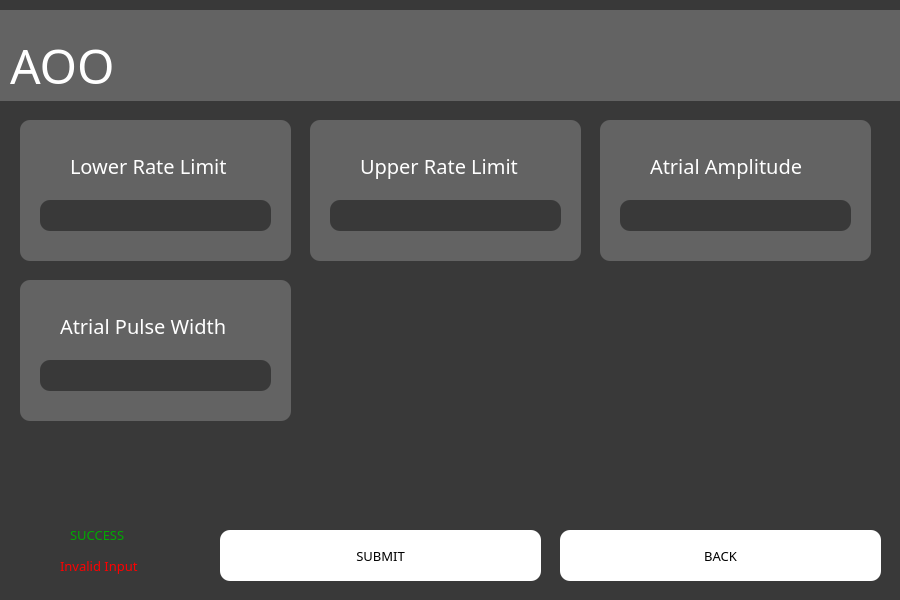
<?xml version="1.0" encoding="UTF-8"?>
<ui version="4.0">
 <class>Dialog</class>
 <widget class="QDialog" name="Dialog">
  <property name="geometry">
   <rect>
    <x>0</x>
    <y>0</y>
    <width>900</width>
    <height>600</height>
   </rect>
  </property>
  <property name="minimumSize">
   <size>
    <width>900</width>
    <height>600</height>
   </size>
  </property>
  <property name="maximumSize">
   <size>
    <width>900</width>
    <height>600</height>
   </size>
  </property>
  <property name="windowTitle">
   <string>Dialog</string>
  </property>
  <property name="styleSheet">
   <string notr="true">background-color: rgb(57, 57, 57);</string>
  </property>
  <widget class="QGraphicsView" name="graphicsView_2">
   <property name="geometry">
    <rect>
     <x>0</x>
     <y>10</y>
     <width>1201</width>
     <height>91</height>
    </rect>
   </property>
   <property name="styleSheet">
    <string notr="true">background-color: rgb(99, 99, 99);
border: none;
</string>
   </property>
  </widget>
  <widget class="QLineEdit" name="AOOLRL">
   <property name="geometry">
    <rect>
     <x>40</x>
     <y>200</y>
     <width>231</width>
     <height>31</height>
    </rect>
   </property>
   <property name="styleSheet">
    <string notr="true">font-size: 12pt;
color: rgb(255, 255, 255);
border-radius: 10;
background-color: rgb(57, 57, 57)</string>
   </property>
   <property name="text">
    <string/>
   </property>
  </widget>
  <widget class="QLineEdit" name="AOOPW">
   <property name="geometry">
    <rect>
     <x>40</x>
     <y>360</y>
     <width>231</width>
     <height>31</height>
    </rect>
   </property>
   <property name="styleSheet">
    <string notr="true">font-size: 12pt;
color: rgb(255, 255, 255);
border-radius: 10;
background-color: rgb(57, 57, 57)</string>
   </property>
   <property name="text">
    <string/>
   </property>
  </widget>
  <widget class="QGraphicsView" name="graphicsView_7">
   <property name="geometry">
    <rect>
     <x>600</x>
     <y>120</y>
     <width>271</width>
     <height>141</height>
    </rect>
   </property>
   <property name="styleSheet">
    <string notr="true">background-color: rgb(99, 99, 99);
border-radius: 10;</string>
   </property>
  </widget>
  <widget class="QLabel" name="label">
   <property name="geometry">
    <rect>
     <x>10</x>
     <y>10</y>
     <width>501</width>
     <height>111</height>
    </rect>
   </property>
   <property name="font">
    <font>
     <family>Franklin Gothic Book</family>
     <pointsize>36</pointsize>
    </font>
   </property>
   <property name="layoutDirection">
    <enum>Qt::LeftToRight</enum>
   </property>
   <property name="styleSheet">
    <string notr="true">color: rgb(255, 255, 255);
background-color: none;</string>
   </property>
   <property name="text">
    <string>AOO</string>
   </property>
  </widget>
  <widget class="QGraphicsView" name="graphicsView_4">
   <property name="geometry">
    <rect>
     <x>20</x>
     <y>120</y>
     <width>271</width>
     <height>141</height>
    </rect>
   </property>
   <property name="styleSheet">
    <string notr="true">background-color: rgb(99, 99, 99);
border-radius: 10;</string>
   </property>
  </widget>
  <widget class="QLabel" name="label_4">
   <property name="geometry">
    <rect>
     <x>60</x>
     <y>310</y>
     <width>191</width>
     <height>31</height>
    </rect>
   </property>
   <property name="font">
    <font>
     <family>Franklin Gothic Book</family>
     <pointsize>15</pointsize>
    </font>
   </property>
   <property name="styleSheet">
    <string notr="true">color: rgb(255, 255, 255);
font-size: 15pt;
background-color: none;
</string>
   </property>
   <property name="text">
    <string>Atrial Pulse Width</string>
   </property>
  </widget>
  <widget class="QLabel" name="label_3">
   <property name="geometry">
    <rect>
     <x>360</x>
     <y>150</y>
     <width>181</width>
     <height>31</height>
    </rect>
   </property>
   <property name="font">
    <font>
     <family>Franklin Gothic Book</family>
     <pointsize>15</pointsize>
    </font>
   </property>
   <property name="styleSheet">
    <string notr="true">color: rgb(255, 255, 255);
font-size: 15pt;
background-color: none;
</string>
   </property>
   <property name="text">
    <string>Upper Rate Limit</string>
   </property>
  </widget>
  <widget class="QLabel" name="label_2">
   <property name="geometry">
    <rect>
     <x>70</x>
     <y>150</y>
     <width>181</width>
     <height>31</height>
    </rect>
   </property>
   <property name="font">
    <font>
     <family>Franklin Gothic Book</family>
     <pointsize>15</pointsize>
    </font>
   </property>
   <property name="styleSheet">
    <string notr="true">color: rgb(255, 255, 255);
font-size: 15pt;
background-color: none;
</string>
   </property>
   <property name="text">
    <string>Lower Rate Limit</string>
   </property>
  </widget>
  <widget class="QGraphicsView" name="graphicsView_6">
   <property name="geometry">
    <rect>
     <x>20</x>
     <y>280</y>
     <width>271</width>
     <height>141</height>
    </rect>
   </property>
   <property name="styleSheet">
    <string notr="true">background-color: rgb(99, 99, 99);
border-radius: 10;</string>
   </property>
  </widget>
  <widget class="QGraphicsView" name="graphicsView_5">
   <property name="geometry">
    <rect>
     <x>310</x>
     <y>120</y>
     <width>271</width>
     <height>141</height>
    </rect>
   </property>
   <property name="styleSheet">
    <string notr="true">background-color: rgb(99, 99, 99);
border-radius: 10;</string>
   </property>
  </widget>
  <widget class="QLabel" name="label_5">
   <property name="geometry">
    <rect>
     <x>650</x>
     <y>150</y>
     <width>171</width>
     <height>31</height>
    </rect>
   </property>
   <property name="font">
    <font>
     <family>Franklin Gothic Book</family>
     <pointsize>15</pointsize>
    </font>
   </property>
   <property name="styleSheet">
    <string notr="true">color: rgb(255, 255, 255);
font-size: 15pt;
background-color: none;
</string>
   </property>
   <property name="text">
    <string>Atrial Amplitude</string>
   </property>
  </widget>
  <widget class="QLineEdit" name="AOOUP">
   <property name="geometry">
    <rect>
     <x>330</x>
     <y>200</y>
     <width>231</width>
     <height>31</height>
    </rect>
   </property>
   <property name="styleSheet">
    <string notr="true">font-size: 12pt;
color: rgb(255, 255, 255);
border-radius: 10;
background-color: rgb(57, 57, 57)</string>
   </property>
   <property name="text">
    <string/>
   </property>
  </widget>
  <widget class="QPushButton" name="backbutton">
   <property name="geometry">
    <rect>
     <x>560</x>
     <y>530</y>
     <width>321</width>
     <height>51</height>
    </rect>
   </property>
   <property name="font">
    <font>
     <family>Franklin Gothic Book</family>
     <pointsize>10</pointsize>
    </font>
   </property>
   <property name="styleSheet">
    <string notr="true">background-color: rgb(255, 255, 255);
border-radius: 10;</string>
   </property>
   <property name="text">
    <string>BACK</string>
   </property>
  </widget>
  <widget class="QLineEdit" name="AOOAA">
   <property name="geometry">
    <rect>
     <x>620</x>
     <y>200</y>
     <width>231</width>
     <height>31</height>
    </rect>
   </property>
   <property name="styleSheet">
    <string notr="true">font-size: 12pt;
color: rgb(255, 255, 255);
border-radius: 10;
background-color: rgb(57, 57, 57)</string>
   </property>
   <property name="text">
    <string/>
   </property>
  </widget>
  <widget class="QPushButton" name="AOOsubmitbutton">
   <property name="geometry">
    <rect>
     <x>220</x>
     <y>530</y>
     <width>321</width>
     <height>51</height>
    </rect>
   </property>
   <property name="font">
    <font>
     <family>Franklin Gothic Book</family>
     <pointsize>10</pointsize>
    </font>
   </property>
   <property name="styleSheet">
    <string notr="true">background-color: rgb(255, 255, 255);
border-radius: 10;</string>
   </property>
   <property name="text">
    <string>SUBMIT</string>
   </property>
  </widget>
  <widget class="QLabel" name="INVALID">
   <property name="geometry">
    <rect>
     <x>60</x>
     <y>550</y>
     <width>101</width>
     <height>31</height>
    </rect>
   </property>
   <property name="font">
    <font>
     <family>Franklin Gothic Book</family>
     <pointsize>10</pointsize>
    </font>
   </property>
   <property name="styleSheet">
    <string notr="true">color:rgb(255, 0, 0)</string>
   </property>
   <property name="text">
    <string>Invalid Input</string>
   </property>
  </widget>
  <widget class="QLabel" name="SUCCESS">
   <property name="geometry">
    <rect>
     <x>70</x>
     <y>520</y>
     <width>71</width>
     <height>31</height>
    </rect>
   </property>
   <property name="font">
    <font>
     <family>Franklin Gothic Book</family>
     <pointsize>10</pointsize>
    </font>
   </property>
   <property name="styleSheet">
    <string notr="true">color:rgb(255, 0, 0)</string>
   </property>
   <property name="text">
    <string>&lt;html&gt;&lt;head/&gt;&lt;body&gt;&lt;p&gt;&lt;span style=&quot; color:#00aa00;&quot;&gt;SUCCESS&lt;/span&gt;&lt;/p&gt;&lt;/body&gt;&lt;/html&gt;</string>
   </property>
  </widget>
  <zorder>graphicsView_4</zorder>
  <zorder>graphicsView_5</zorder>
  <zorder>graphicsView_6</zorder>
  <zorder>graphicsView_2</zorder>
  <zorder>AOOLRL</zorder>
  <zorder>AOOPW</zorder>
  <zorder>graphicsView_7</zorder>
  <zorder>label</zorder>
  <zorder>label_4</zorder>
  <zorder>label_3</zorder>
  <zorder>label_2</zorder>
  <zorder>label_5</zorder>
  <zorder>AOOUP</zorder>
  <zorder>backbutton</zorder>
  <zorder>AOOAA</zorder>
  <zorder>AOOsubmitbutton</zorder>
  <zorder>INVALID</zorder>
  <zorder>SUCCESS</zorder>
 </widget>
 <resources/>
 <connections/>
</ui>
